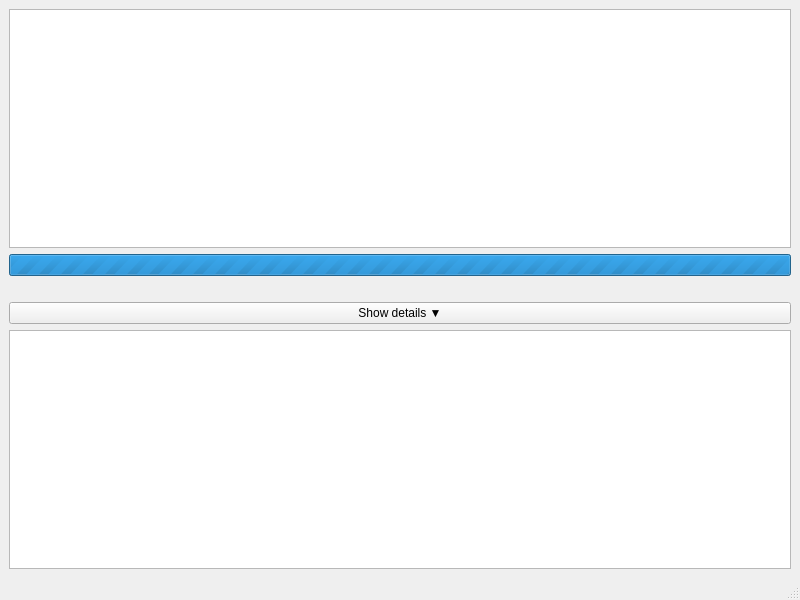
<?xml version="1.0" encoding="UTF-8"?>
<ui version="4.0">
 <class>MainWindow</class>
 <widget class="QMainWindow" name="MainWindow">
  <property name="geometry">
   <rect>
    <x>0</x>
    <y>0</y>
    <width>800</width>
    <height>600</height>
   </rect>
  </property>
  <property name="windowTitle">
   <string>UniBackpack</string>
  </property>
  <widget class="QWidget" name="centralwidget">
   <layout class="QVBoxLayout" name="verticalLayout">
    <item>
     <widget class="QListView" name="listView"/>
    </item>
    <item>
     <widget class="QProgressBar" name="progressBar">
      <property name="visible">
       <bool>false</bool>
      </property>
      <property name="value">
       <number>0</number>
      </property>
      <property name="maximum">
       <number>0</number>
      </property>
     </widget>
    </item>
    <item>
     <widget class="QLabel" name="statusLabel">
      <property name="visible">
       <bool>false</bool>
      </property>
      <property name="text">
       <string/>
      </property>
     </widget>
    </item>
    <item>
     <widget class="QPushButton" name="showMoreButton">
      <property name="visible">
       <bool>false</bool>
      </property>
      <property name="text">
       <string>Show details ▼</string>
      </property>
     </widget>
    </item>
    <item>
     <widget class="QTextEdit" name="outputView">
      <property name="visible">
       <bool>false</bool>
      </property>
      <property name="readOnly">
       <bool>true</bool>
      </property>
      <property name="maximumHeight">
       <number>200</number>
      </property>
     </widget>
    </item>
   </layout>
  </widget>
  <widget class="QMenuBar" name="menubar">
   <property name="geometry">
    <rect>
     <x>0</x>
     <y>0</y>
     <width>800</width>
     <height>29</height>
    </rect>
   </property>
  </widget>
  <widget class="QStatusBar" name="statusbar"/>
 </widget>
 <resources/>
 <connections/>
</ui>
